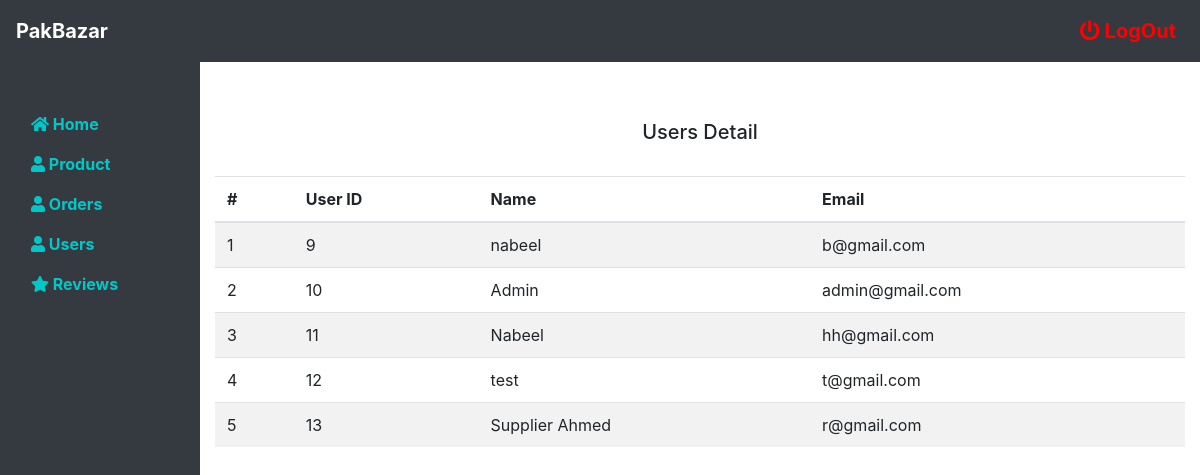
Screenshot of /supplier/users.php (signed in) with the database file from the repository.
### tables this page shows
CREATE TABLE `registration` (
  `id` int(11) NOT NULL,
  `name` varchar(255) NOT NULL,
  `email` varchar(255) NOT NULL,
  `password` varchar(255) NOT NULL,
  `role` varchar(50) NOT NULL
);

### supplier/users.php (the view, shortened to what this page needs)
  <div class="container-fluid">
    <div class="row">
  <div class="col-md-2">
  <?php include 'sidebar.php' ?>
</div>
  <div class="col-md-10" style="margin-top: 120px;" >
  <h4  style="text-align: center;font-size: 20px;"> Users Detail</h4> <br>
<div class="table-responsive">
<table class="table table-striped" >
  <thead>
    <tr>
      <th >#</th>
 <th>User ID</th>
       <th>Name</th>
         <th>Email</th>
    </tr>
  </thead>
  <tbody>
<?php
$i=0;
$fslt ="SELECT * from registration ";
   $fcnm=mysqli_query($conn,$fslt);
   while ($row= mysqli_fetch_array($fcnm)) {
       $id=$row['id'];
      $name= $row['name'];
     $email = $row['email'];
     $i++;
?>
            <tr>
      <td> <?php   echo  $i;    ?></td>
    <td><?php echo $id; ?></td>
      <td> <?php   echo $name;    ?></td>
      <td> <?php   echo $email;    ?></td>
       </tr>
   <?php    }
   ?>
</tbody>
</table>
  </div>
    </div>
    </div>
    </div>

### rows the page displays
registration: id "9", name "nabeel", email "b@gmail.com"
registration: id "10", name "Admin", email "admin@gmail.com"
registration: id "11", name "Nabeel", email "hh@gmail.com"
registration: id "12", name "test", email "t@gmail.com"
registration: id "13", name "Supplier Ahmed", email "r@gmail.com"
